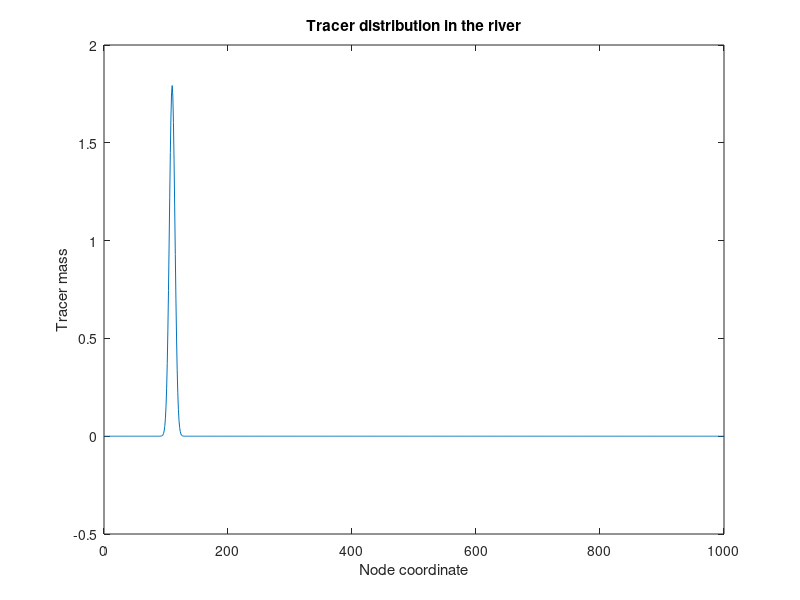
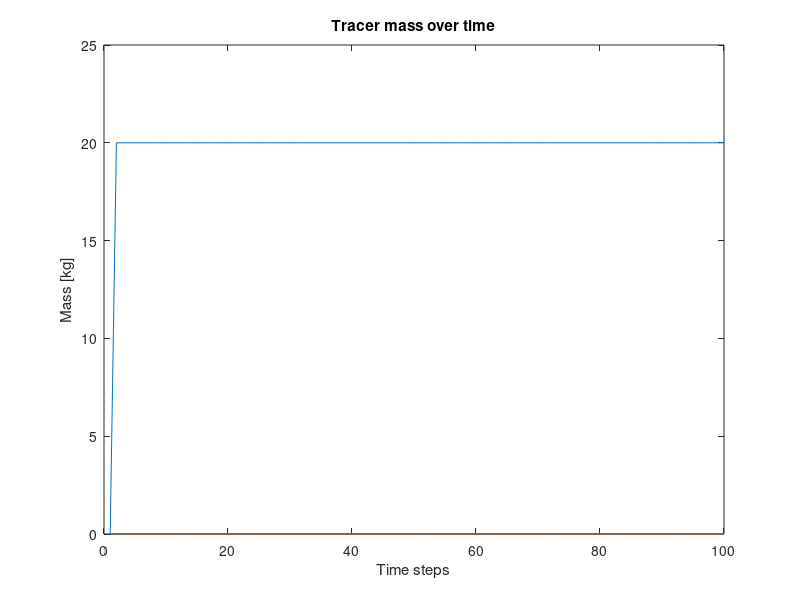

Write the MATLAB code that produced these figures, in order.
close all
clear all
clc
dt = 0.1;
dx = 0.1;

length = 100; %m
width = 5; %m
depth = 1; %m
x_size = length / dx;
T = 100; %units

D = 0.01;
U = 0.1;

Ca = (U*dt)/dx;
Cd = (D*dt)/dx^2;

c = zeros(x_size,T);
tracer_mass = zeros(T);

injection_point = 10; %m
injection_point_x = injection_point/dx;
injected_tracer = 10; %kg

c(injection_point_x,1) = injected_tracer/(width*depth*dx);

F1 = Cd*(1-Ca) - Ca/6*(Ca^2-3*Ca+2);
F2 = Cd*(2-3*Ca) - Ca/2*(Ca^2-2*Ca-1);
F3 = Cd*(1-3*Ca) - Ca/2*(Ca^2-Ca-2);
F4 = Cd*Ca + Ca/6*(Ca^2-1);
for n=2:T
    for j=1:x_size-1
        if j==1 || j==2
            c(j,n)=0;
        else
            c(j,n) = c(j,n-1) + F1*c(j+1,n-1) - F2*c(j,n-1) + F3*c(j-1,n-1) + F4*c(j-2,n-1);
        end
        tracer_mass(n) = tracer_mass(n) + c(j,n);
    end 
end

figure
plot(c(:,T));
xlabel("Node coordinate")
ylabel("Tracer mass")
title("Tracer distribution in the river")

figure
plot(tracer_mass)
title("Tracer mass over time")
xlabel("Time steps")
ylabel("Mass [kg]")
